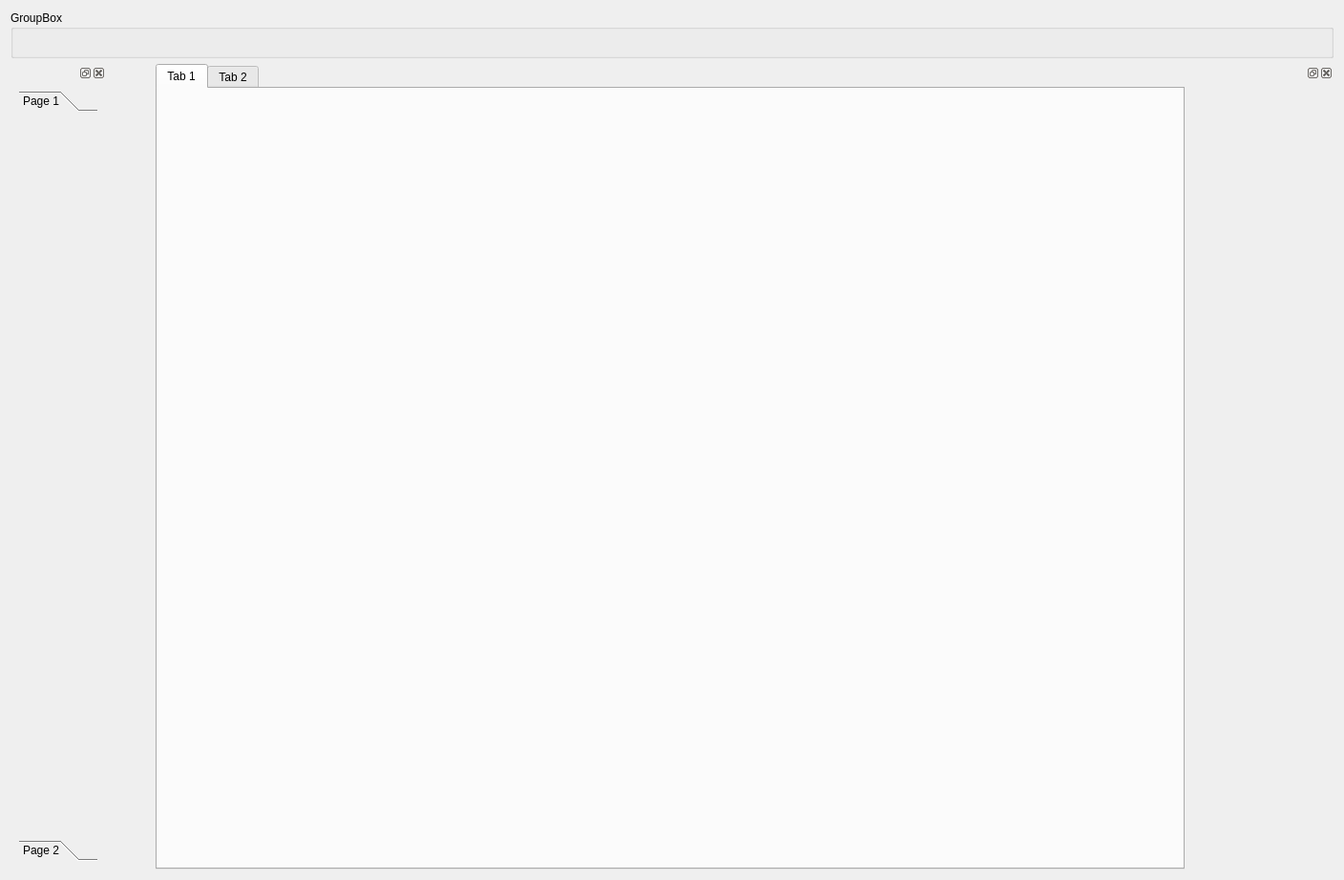
<?xml version="1.0" encoding="UTF-8"?>
<ui version="4.0">
 <class>Form</class>
 <widget class="QWidget" name="Form">
  <property name="geometry">
   <rect>
    <x>0</x>
    <y>0</y>
    <width>1408</width>
    <height>922</height>
   </rect>
  </property>
  <property name="windowTitle">
   <string>Form</string>
  </property>
  <layout class="QGridLayout" name="gridLayout">
   <item row="1" column="2">
    <widget class="QTabWidget" name="tabWidget">
     <property name="sizePolicy">
      <sizepolicy hsizetype="Expanding" vsizetype="Expanding">
       <horstretch>2</horstretch>
       <verstretch>0</verstretch>
      </sizepolicy>
     </property>
     <property name="minimumSize">
      <size>
       <width>250</width>
       <height>100</height>
      </size>
     </property>
     <widget class="QWidget" name="tab">
      <attribute name="title">
       <string>Tab 1</string>
      </attribute>
     </widget>
     <widget class="QWidget" name="tab_2">
      <attribute name="title">
       <string>Tab 2</string>
      </attribute>
     </widget>
    </widget>
   </item>
   <item row="0" column="0" colspan="4">
    <widget class="QGroupBox" name="groupBox">
     <property name="minimumSize">
      <size>
       <width>0</width>
       <height>50</height>
      </size>
     </property>
     <property name="maximumSize">
      <size>
       <width>16777215</width>
       <height>50</height>
      </size>
     </property>
     <property name="title">
      <string>GroupBox</string>
     </property>
     <property name="flat">
      <bool>false</bool>
     </property>
     <property name="checkable">
      <bool>false</bool>
     </property>
    </widget>
   </item>
   <item row="1" column="0">
    <widget class="QDockWidget" name="dockWidget">
     <property name="sizePolicy">
      <sizepolicy hsizetype="Minimum" vsizetype="Preferred">
       <horstretch>0</horstretch>
       <verstretch>0</verstretch>
      </sizepolicy>
     </property>
     <property name="minimumSize">
      <size>
       <width>100</width>
       <height>171</height>
      </size>
     </property>
     <property name="maximumSize">
      <size>
       <width>524287</width>
       <height>524287</height>
      </size>
     </property>
     <property name="floating">
      <bool>true</bool>
     </property>
     <property name="allowedAreas">
      <set>Qt::LeftDockWidgetArea</set>
     </property>
     <widget class="QWidget" name="dockWidgetContents">
      <layout class="QGridLayout" name="gridLayout_2">
       <item row="0" column="0">
        <widget class="QToolBox" name="toolBox">
         <property name="currentIndex">
          <number>0</number>
         </property>
         <widget class="QWidget" name="page">
          <property name="geometry">
           <rect>
            <x>0</x>
            <y>0</y>
            <width>82</width>
            <height>746</height>
           </rect>
          </property>
          <attribute name="label">
           <string>Page 1</string>
          </attribute>
         </widget>
         <widget class="QWidget" name="page_2">
          <property name="geometry">
           <rect>
            <x>0</x>
            <y>0</y>
            <width>98</width>
            <height>28</height>
           </rect>
          </property>
          <attribute name="label">
           <string>Page 2</string>
          </attribute>
         </widget>
        </widget>
       </item>
      </layout>
     </widget>
    </widget>
   </item>
   <item row="1" column="3">
    <widget class="QDockWidget" name="dockWidget_2">
     <property name="sizePolicy">
      <sizepolicy hsizetype="Minimum" vsizetype="Preferred">
       <horstretch>0</horstretch>
       <verstretch>0</verstretch>
      </sizepolicy>
     </property>
     <property name="minimumSize">
      <size>
       <width>150</width>
       <height>100</height>
      </size>
     </property>
     <property name="maximumSize">
      <size>
       <width>524287</width>
       <height>524287</height>
      </size>
     </property>
     <property name="floating">
      <bool>true</bool>
     </property>
     <property name="allowedAreas">
      <set>Qt::RightDockWidgetArea</set>
     </property>
     <widget class="QWidget" name="dockWidgetContents_2"/>
    </widget>
   </item>
   <item row="1" column="1">
    <spacer name="horizontalSpacer">
     <property name="orientation">
      <enum>Qt::Horizontal</enum>
     </property>
     <property name="sizeHint" stdset="0">
      <size>
       <width>40</width>
       <height>20</height>
      </size>
     </property>
    </spacer>
   </item>
  </layout>
 </widget>
 <resources>
  <include location="resources/antistasi_logbook_resources.qrc"/>
 </resources>
 <connections/>
</ui>
